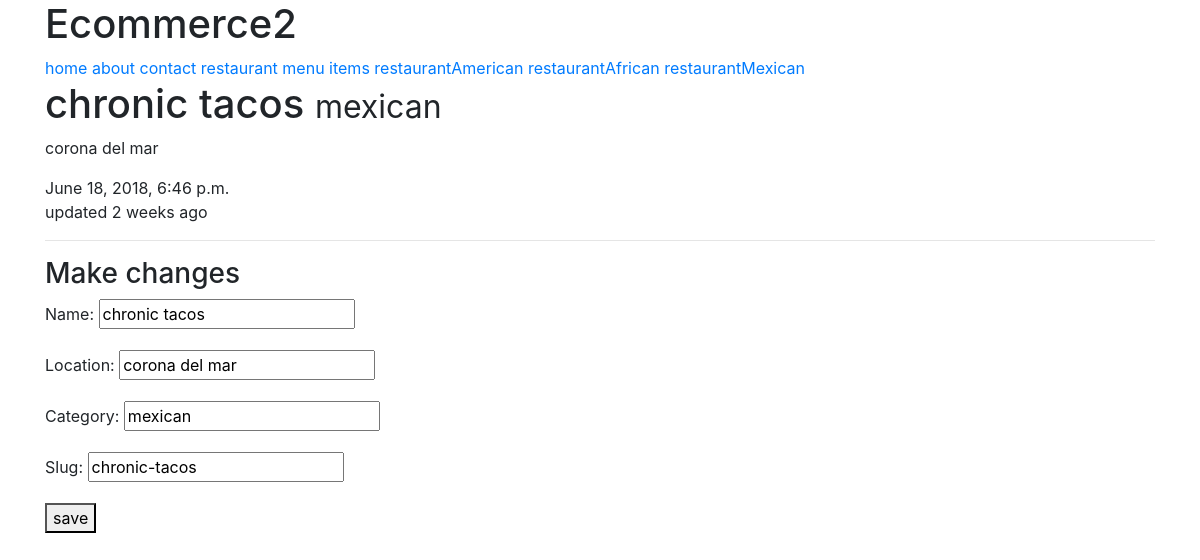
Screenshot of /restaurant/chronic-tacos/ (signed in) with the database file from the repository.
### restaurant/models.py (models this page shows, shortened)
class RestaurantLocation(models.Model):
    owner           = models.ForeignKey(User) #class_instance.models_set.all()  #django models unleash joincfe.com
    name            = models.CharField(max_length=120)
    location        = models.CharField(max_length=120, null=True, blank=True)
    category        = models.CharField(max_length=120, null=True, blank=True, validators=[validate_category])
    timestap        = models.DateTimeField(auto_now_add=True)
    updated         = models.DateTimeField(auto_now=True)
    files           = models.FileField(upload_to='profile_pic', max_length=120, null=True, blank=True)
    slug            = models.SlugField( null=True, blank=True)
    objects         = RestaurantLocationManager()  # add models.objects.all()
    @property
    def title(self):
        return self.name   #able to do obj.title in restaurant-detail instead of obj.name

### restaurant/views.py (the view)
# urls.py: url(r'^(?P<slug>[\w-]+)/$',  RestaurantUpdateView.as_view(), name="detail"),
class RestaurantUpdateView(LoginRequiredMixin, UpdateView):
    form_class = RestaurantLocationCreateForm
    login_url = '/login/'
    template_name = 'restaurant/detail-update.html'
    def get_context_data(self, *args, **kwargs):
        context = super(RestaurantUpdateView, self).get_context_data(*args, **kwargs)
        name = self.get_object().name
        context['title'] = f'Update Restaurant: {name}'
        return context
    def get_queryset(self):
        return  RestaurantLocation.objects.filter(owner=self.request.user)

### restaurant/forms.py (shortened to what this page needs)
class RestaurantLocationCreateForm(forms.ModelForm):
    class Meta:
        model = RestaurantLocation
        fields = [
            'name',
            'location',
            'category',
            'slug'
        ]

### restaurant/models.py (called while the page is built)
    def get_queryset(self):      # this override the standar queryset
        return RestaurantLocationQuerySet(self.model, using=self._db)

### restaurant/templates/restaurant/detail-update.html (shortened to what this page needs)
{% extends 'base.html' %}
{% block content %}
    <h1>{{form.instance.title}} <small>{{form.instance.category}}</small></h1>
    <p>{{form.instance.location}}</p>
    <p>{{form.instance.timestap}} <br> updated {{form.instance.updated|timesince}} ago</p>
<hr/>
<h3>Make changes</h3>
{% include 'snippets/form-snippet.html'  with form=form %}
{% endblock %}

### templates/snippets/form-snippet.html (shortened to what this page needs)
<form action="#" method="POST">
{{form.as_p}}
  <button type="submit">save</button>
</form>

### rows the page displays
RestaurantLocation: instance "chronic tacos", instance.category "mexican", instance.location "corona del mar", instance.timestap "June 18, 2018, 6:46 p.m.", instance.updated "2 weeks", name "chronic tacos", location "corona del mar", category "mexican", slug "chronic-tacos"
